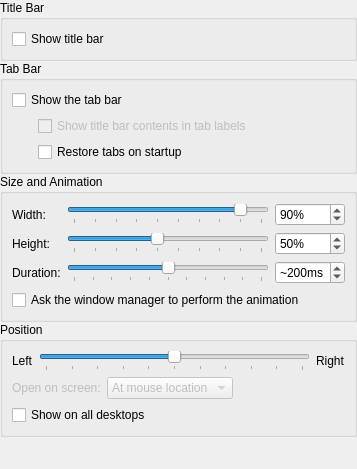
<?xml version="1.0" encoding="UTF-8"?>
<ui version="4.0">
 <class>WindowSettings</class>
 <widget class="QWidget" name="WindowSettings">
  <property name="geometry">
   <rect>
    <x>0</x>
    <y>0</y>
    <width>357</width>
    <height>469</height>
   </rect>
  </property>
  <layout class="QVBoxLayout" name="verticalLayout">
   <property name="spacing">
    <number>0</number>
   </property>
   <property name="leftMargin">
    <number>0</number>
   </property>
   <property name="topMargin">
    <number>0</number>
   </property>
   <property name="rightMargin">
    <number>0</number>
   </property>
   <property name="bottomMargin">
    <number>0</number>
   </property>
   <item>
    <widget class="QGroupBox" name="groupBox_0">
     <property name="title">
      <string>Title Bar</string>
     </property>
     <layout class="QVBoxLayout" name="verticalLayout_3">
      <item>
       <widget class="QCheckBox" name="kcfg_ShowTitleBar">
        <property name="text">
         <string>Show title bar</string>
        </property>
        <property name="checked">
         <bool>false</bool>
        </property>
        <property name="tristate">
         <bool>false</bool>
        </property>
       </widget>
      </item>
     </layout>
    </widget>
   </item>
   <item>
    <widget class="QGroupBox" name="groupBox_1">
     <property name="title">
      <string comment="@title:group">Tab Bar</string>
     </property>
     <layout class="QGridLayout">
      <item row="1" column="1">
       <widget class="QCheckBox" name="kcfg_DynamicTabTitles">
        <property name="enabled">
         <bool>false</bool>
        </property>
        <property name="sizePolicy">
         <sizepolicy hsizetype="MinimumExpanding" vsizetype="Fixed">
          <horstretch>0</horstretch>
          <verstretch>0</verstretch>
         </sizepolicy>
        </property>
        <property name="whatsThis">
         <string comment="@info:whatsthis">If this option is enabled, the information about the active terminal's contents that is normally shown in the title bar will also be shown on the tab bar. You can modify the format of the information in the terminal profile.</string>
        </property>
        <property name="text">
         <string comment="@option:check">Show title bar contents in tab labels</string>
        </property>
       </widget>
      </item>
      <item row="2" column="1">
       <widget class="QCheckBox" name="kcfg_RestoreTabs">
        <property name="whatsThis">
         <string comment="@info:whatsthis">Restore tabs, their order, and session options after Yakuake is restarted. Running commands are not restored.</string>
        </property>
        <property name="text">
         <string comment="@option:check">Restore tabs on startup</string>
        </property>
       </widget>
      </item>
      <item row="1" column="0">
       <spacer>
        <property name="orientation">
         <enum>Qt::Horizontal</enum>
        </property>
        <property name="sizeType">
         <enum>QSizePolicy::Fixed</enum>
        </property>
        <property name="sizeHint" stdset="0">
         <size>
          <width>20</width>
          <height>20</height>
         </size>
        </property>
       </spacer>
      </item>
      <item row="0" column="0" colspan="2">
       <widget class="QCheckBox" name="kcfg_ShowTabBar">
        <property name="text">
         <string comment="@option:check">Show the tab bar</string>
        </property>
       </widget>
      </item>
     </layout>
    </widget>
   </item>
   <item>
    <widget class="QGroupBox" name="groupBox_2">
     <property name="title">
      <string comment="@title:group">Size and Animation</string>
     </property>
     <layout class="QGridLayout" name="gridLayout_1">
      <item row="0" column="0">
       <widget class="QLabel" name="widthLabel">
        <property name="text">
         <string comment="@label:slider">Width:</string>
        </property>
       </widget>
      </item>
      <item row="0" column="1">
       <widget class="QSlider" name="widthSlider">
        <property name="minimum">
         <number>1</number>
        </property>
        <property name="maximum">
         <number>10</number>
        </property>
        <property name="pageStep">
         <number>1</number>
        </property>
        <property name="value">
         <number>9</number>
        </property>
        <property name="orientation">
         <enum>Qt::Horizontal</enum>
        </property>
        <property name="tickPosition">
         <enum>QSlider::TicksBelow</enum>
        </property>
        <property name="tickInterval">
         <number>1</number>
        </property>
       </widget>
      </item>
      <item row="0" column="2">
       <widget class="QSpinBox" name="kcfg_Width">
        <property name="correctionMode">
         <enum>QAbstractSpinBox::CorrectToNearestValue</enum>
        </property>
        <property name="suffix">
         <string comment="@label Spinbox unit suffix">%</string>
        </property>
        <property name="minimum">
         <number>10</number>
        </property>
        <property name="maximum">
         <number>100</number>
        </property>
        <property name="singleStep">
         <number>10</number>
        </property>
        <property name="value">
         <number>90</number>
        </property>
       </widget>
      </item>
      <item row="1" column="0">
       <widget class="QLabel" name="heightLabel">
        <property name="text">
         <string comment="@label:slider">Height:</string>
        </property>
       </widget>
      </item>
      <item row="1" column="1">
       <widget class="QSlider" name="heightSlider">
        <property name="minimum">
         <number>1</number>
        </property>
        <property name="maximum">
         <number>10</number>
        </property>
        <property name="pageStep">
         <number>1</number>
        </property>
        <property name="value">
         <number>5</number>
        </property>
        <property name="orientation">
         <enum>Qt::Horizontal</enum>
        </property>
        <property name="tickPosition">
         <enum>QSlider::TicksBelow</enum>
        </property>
        <property name="tickInterval">
         <number>1</number>
        </property>
       </widget>
      </item>
      <item row="1" column="2">
       <widget class="QSpinBox" name="kcfg_Height">
        <property name="correctionMode">
         <enum>QAbstractSpinBox::CorrectToNearestValue</enum>
        </property>
        <property name="suffix">
         <string comment="@label Spinbox unit suffix">%</string>
        </property>
        <property name="minimum">
         <number>10</number>
        </property>
        <property name="maximum">
         <number>100</number>
        </property>
        <property name="singleStep">
         <number>10</number>
        </property>
        <property name="value">
         <number>50</number>
        </property>
       </widget>
      </item>
      <item row="2" column="0">
       <widget class="QLabel" name="durationLabel">
        <property name="text">
         <string comment="@label:slider">Duration:</string>
        </property>
       </widget>
      </item>
      <item row="2" column="1">
       <widget class="QSlider" name="kcfg_Frames">
        <property name="maximum">
         <number>50</number>
        </property>
        <property name="pageStep">
         <number>1</number>
        </property>
        <property name="value">
         <number>25</number>
        </property>
        <property name="orientation">
         <enum>Qt::Horizontal</enum>
        </property>
        <property name="tickPosition">
         <enum>QSlider::TicksBelow</enum>
        </property>
        <property name="tickInterval">
         <number>5</number>
        </property>
       </widget>
      </item>
      <item row="2" column="2">
       <widget class="QSpinBox" name="framesSpinBox">
        <property name="correctionMode">
         <enum>QAbstractSpinBox::CorrectToNearestValue</enum>
        </property>
        <property name="suffix">
         <string comment="@label Spinbox unit suffix">ms</string>
        </property>
        <property name="prefix">
         <string comment="@label Spinbox unit prefix">~</string>
        </property>
        <property name="maximum">
         <number>500</number>
        </property>
        <property name="singleStep">
         <number>10</number>
        </property>
        <property name="value">
         <number>200</number>
        </property>
       </widget>
      </item>
      <item row="3" column="0" colspan="3">
       <widget class="QCheckBox" name="kcfg_UseWMAssist">
        <property name="whatsThis">
         <string comment="@info:whatsthis">If this option is enabled, Yakuake will ask the window manager to perform the window open/retract animation. If the window manager is unable to provide the requested service, Yakuake will fall back to an animation strategy of progressively adjusting the window mask.</string>
        </property>
        <property name="text">
         <string comment="@option:check">Ask the window manager to perform the animation</string>
        </property>
       </widget>
      </item>
     </layout>
    </widget>
   </item>
   <item>
    <widget class="QGroupBox" name="groupBox_3">
     <property name="title">
      <string comment="@title:group">Position</string>
     </property>
     <layout class="QVBoxLayout" name="verticalLayout_2">
      <item>
       <layout class="QHBoxLayout">
        <item>
         <widget class="QLabel" name="leftLabel">
          <property name="text">
           <string comment="@item:inrange Direction to move the window in">Left</string>
          </property>
         </widget>
        </item>
        <item>
         <widget class="QSlider" name="kcfg_Position">
          <property name="maximum">
           <number>100</number>
          </property>
          <property name="singleStep">
           <number>10</number>
          </property>
          <property name="value">
           <number>50</number>
          </property>
          <property name="tracking">
           <bool>true</bool>
          </property>
          <property name="orientation">
           <enum>Qt::Horizontal</enum>
          </property>
          <property name="tickPosition">
           <enum>QSlider::TicksBelow</enum>
          </property>
          <property name="tickInterval">
           <number>10</number>
          </property>
         </widget>
        </item>
        <item>
         <widget class="QLabel" name="rightLabel">
          <property name="text">
           <string comment="@item:inrange Direction to move the window in">Right</string>
          </property>
         </widget>
        </item>
       </layout>
      </item>
      <item>
       <layout class="QHBoxLayout">
        <item>
         <widget class="QLabel" name="screenLabel">
          <property name="enabled">
           <bool>false</bool>
          </property>
          <property name="text">
           <string comment="@label:listbox">Open on screen:</string>
          </property>
         </widget>
        </item>
        <item>
         <widget class="QComboBox" name="kcfg_Screen">
          <property name="enabled">
           <bool>false</bool>
          </property>
          <item>
           <property name="text">
            <string comment="@item:inlistbox">At mouse location</string>
           </property>
          </item>
          <item>
           <property name="text">
            <string comment="@item:inlistbox">Screen 1</string>
           </property>
          </item>
         </widget>
        </item>
        <item>
         <spacer>
          <property name="orientation">
           <enum>Qt::Horizontal</enum>
          </property>
          <property name="sizeHint" stdset="0">
           <size>
            <width>40</width>
            <height>20</height>
           </size>
          </property>
         </spacer>
        </item>
       </layout>
      </item>
      <item>
       <widget class="QCheckBox" name="kcfg_ShowOnAllDesktops">
        <property name="text">
         <string comment="@option:check">Show on all desktops</string>
        </property>
       </widget>
      </item>
     </layout>
    </widget>
   </item>
   <item>
    <spacer>
     <property name="orientation">
      <enum>Qt::Vertical</enum>
     </property>
     <property name="sizeHint" stdset="0">
      <size>
       <width>20</width>
       <height>0</height>
      </size>
     </property>
    </spacer>
   </item>
  </layout>
 </widget>
 <tabstops>
  <tabstop>kcfg_ShowTabBar</tabstop>
  <tabstop>kcfg_DynamicTabTitles</tabstop>
  <tabstop>kcfg_RestoreTabs</tabstop>
  <tabstop>widthSlider</tabstop>
  <tabstop>kcfg_Width</tabstop>
  <tabstop>heightSlider</tabstop>
  <tabstop>kcfg_Height</tabstop>
  <tabstop>kcfg_Frames</tabstop>
  <tabstop>framesSpinBox</tabstop>
  <tabstop>kcfg_UseWMAssist</tabstop>
  <tabstop>kcfg_Position</tabstop>
  <tabstop>kcfg_Screen</tabstop>
  <tabstop>kcfg_ShowOnAllDesktops</tabstop>
 </tabstops>
 <resources/>
 <connections>
  <connection>
   <sender>kcfg_ShowTabBar</sender>
   <signal>toggled(bool)</signal>
   <receiver>kcfg_DynamicTabTitles</receiver>
   <slot>setEnabled(bool)</slot>
   <hints>
    <hint type="sourcelabel">
     <x>91</x>
     <y>40</y>
    </hint>
    <hint type="destinationlabel">
     <x>109</x>
     <y>71</y>
    </hint>
   </hints>
  </connection>
 </connections>
</ui>
